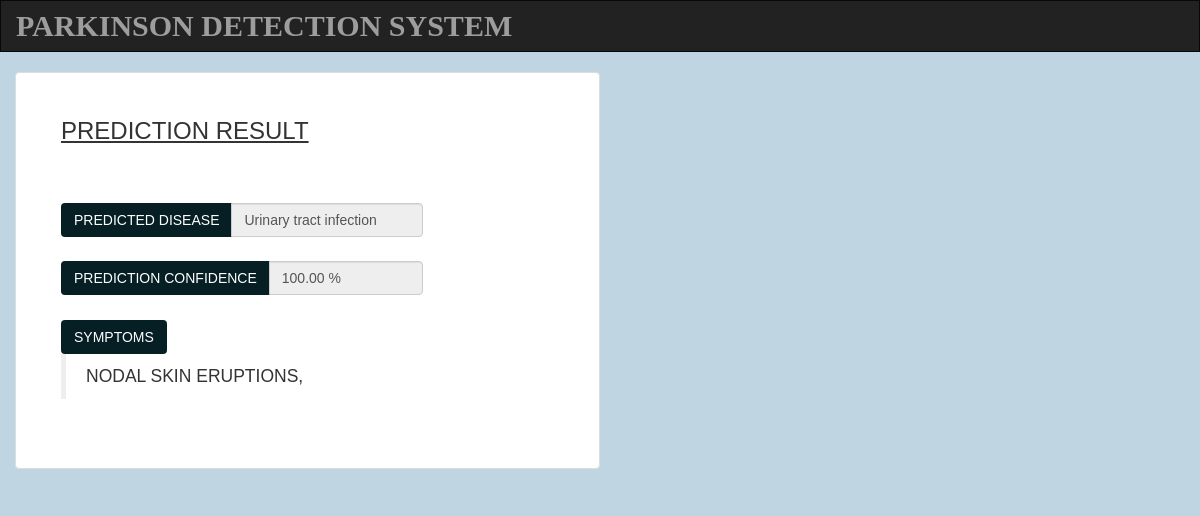
Page /predict/2/result/ on the committed database.
### predict/models.py (models this page shows, shortened)
class PredictedDiseaseModel(models.Model):
    predict_model = models.ForeignKey(PredictModel, on_delete=models.CASCADE)
    disease_name = models.CharField(max_length=100)
    prediction_confidence = models.DecimalField(
        validators=(MinValueValidator(Decimal(00.00)), MaxValueValidator(Decimal(100.00))),
        max_digits=5, decimal_places=2, max_length=5, default=00.00)
    is_approved = models.BooleanField(default=False)
    approved_by = models.CharField(max_length=100, default='', blank=True, null=True)
    rejected_by = models.CharField(max_length=100, default='', blank=True, null=True)

### predict/views.py (the view, shortened to what this page needs)
# urls.py: path('<int:predict_model_id>/result/', views.result, name="result"),
def result(request, predict_model_id):
    logged_in_status = False
    doctors = list()
    predicted_disease_model = PredictedDiseaseModel.objects.get(predict_model=predict_model_id)
    prediction_model = PredictModel.objects.get(pk=predict_model_id)
    print(f'----------predict_model_id = {predict_model_id}')
    print(f'----------predicted_disease_model = {type(PredictModel.Symptoms)}')
    symptoms = list()
    for single in PredictModel.Symptoms:
        if single[0] in prediction_model.symptoms:
            symptoms.append(single[1])
    print(f'----------- = {symptoms}')
    return render(request, 'predict/result.html', {'data': predicted_disease_model,
                                                   'symptoms': symptoms,
                                                   'logged_in_status': logged_in_status,
                                                   'doctor_list': doctors})

### predict/views.py (called while the page is built)
def is_user_logged_in(request):
    if request.user.is_authenticated:
        print('user is already logged in : ' + request.user.username)
        return True
    print('no user found')
    return False

### predict/templates/predict/result.html (shortened to what this page needs)
{% extends 'predict/base.html' %}
{% block body %}
<div class="container">
  <div class="row">
    <div class="col-md-6 thumbnail">
      <div class="row">
        <div class="col-md-9">
          <h3 class="result">Prediction Result</h3><br><br>
          <div class="input-group">
			      <span class="input-group-btn">
			        <button class="btn btn-custom-display" type="button">Predicted Disease</button>
			      </span>
            <input type="text" class="form-control" value="{{ data.disease_name }}" readonly>
          </div>
          <br>
          <div class="input-group">
			      <span class="input-group-btn">
			        <button class="btn btn-custom-display" type="button">Prediction Confidence</button>
			      </span>
            <input type="text" class="form-control" value="{{ data.prediction_confidence }} %" readonly>
          </div>
          <br>
          <span class="input-group-btn d-flex align-items-stretch">
			        <button class="btn btn-custom-display" type="button">Symptoms</button>
			      </span>
          <div class="input-group align-items-stretch">
            <blockquote class="input-group">
              {% for symptom in symptoms %}
              <span>{{ symptom }}, </span>
              {% endfor %}
            </blockquote>
          </div>
          <br>
        </div>
      </div>
    </div>
  </div>
</div>
{% endblock %}

### predict/static/predict/style.css (style rules this page uses)
body { background-size: cover; background-repeat: no-repeat; background-color: #BFD5E2; }
.thumbnail { z-index: 10; padding: 2.5rem 4.5rem; font-family: 'Verdana', sans-serif; text-transform: uppercase; font-size: 17px; }
.btn-custom-display { background-color: #051F24; color: white; text-transform: uppercase; }
.result { text-shadow: 1px solid black; text-decoration-line: underline; }

### rows in the picture
PredictedDiseaseModel: disease_name "Urinary tract infection", prediction_confidence "100.00 %"

### other values in the picture
{{ symptom }} "NODAL SKIN ERUPTIONS"
